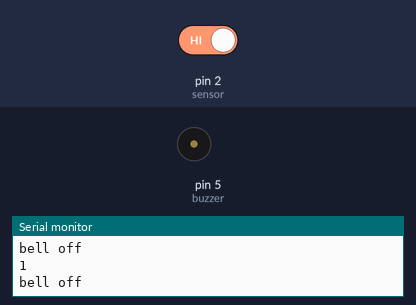
This sketch was run on a simulated Arduino Uno, built with avr-gcc and run on an emulated ATmega328P. Parts: buzzer (waves = sounding, pin HIGH), the last lines printed to the serial monitor. The inputs (shaded band) are chosen by the test bench; at power-on: pin 2 (sensor) HIGH.

Above: at 1.2 s.
1.3 s: pin 2 (sensor) driven LOW
At 2.4 s:
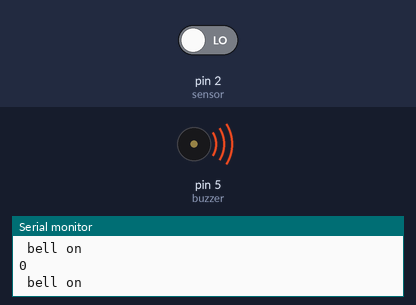
2.8 s: pin 2 (sensor) driven HIGH
At 3.6 s:
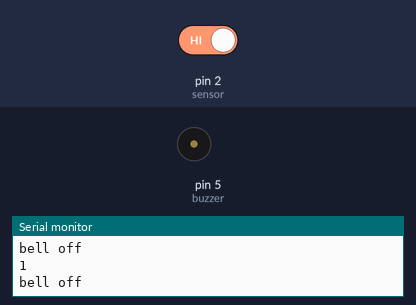
Timing chart, 0 to 5.8 s (numbered marks = the images above; inputs shaded):
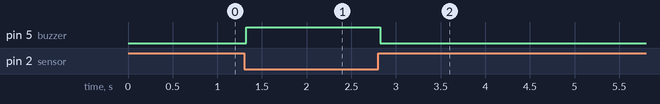

Measured:
- after the input at 1.3 s, pin 5 (buzzer): LOW → HIGH at once
- after the input at 2.8 s, pin 5 (buzzer): HIGH → LOW at once

The sketch:

contactless_door_bell.ino
```cpp
int sensor=2;
int buzzer = 5;
int sensor_status = 0;
void setup() {
  pinMode(sensor, INPUT);
  pinMode(5,OUTPUT);
  Serial.begin(9600);
}

void loop() {
sensor_status = digitalRead(sensor);
Serial.println(sensor_status);
if(sensor_status == 0)
{
  Serial.println(" bell on");
  digitalWrite(buzzer,HIGH);
  delay(500);
}
else
{
  Serial.println("bell off");
  digitalWrite(buzzer,LOW);
}
}
```
